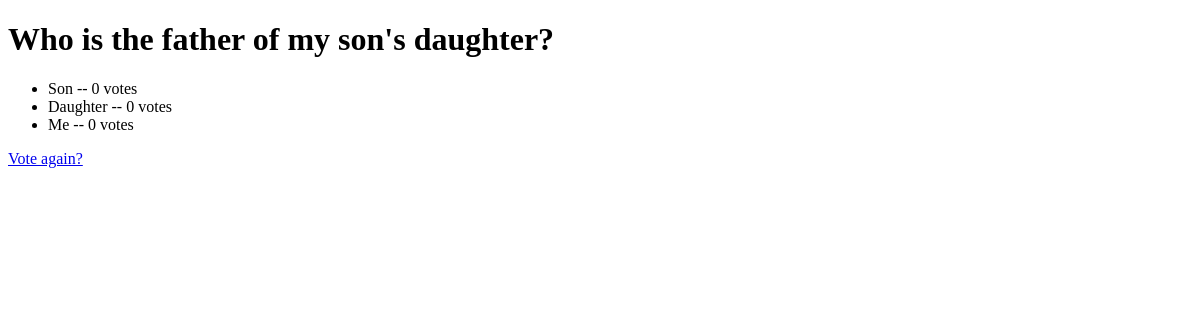
The page /polls/2/results/ on the database as committed earlier.
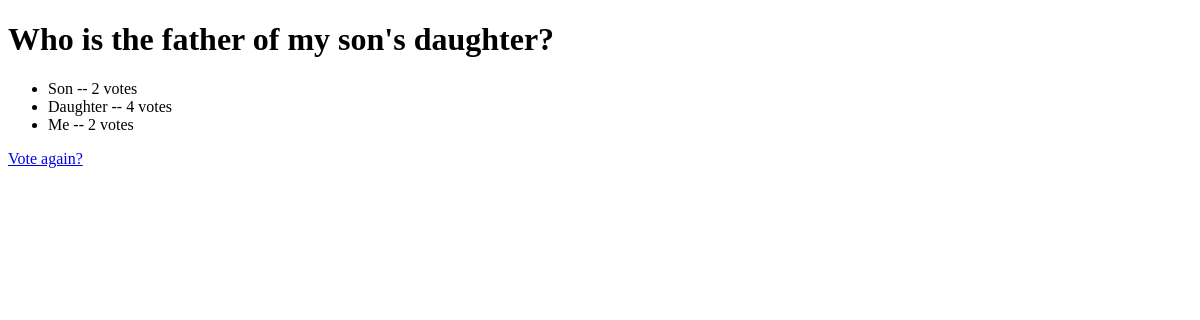
The same page on the database as committed later.
### polls/models.py (models this page shows, shortened)
class Question(models.Model):
	question_text = models.CharField(max_length=100)
	pub_date = models.DateTimeField('date published')
	def __str__(self):
		return self.question_text

class Choice(models.Model):
	question = models.ForeignKey(Question, on_delete = models.CASCADE)
	choice_text = models.CharField(max_length=10)
	votes = models.IntegerField(default=0)

### polls/views.py (the view)
# urls.py: path('<int:question_id>/results/', views.results, name='results'),
def results(request, question_id):
	question = get_object_or_404(Question, pk=question_id)
	return render(request, 'polls/results.html', {'question': question})

### polls/templates/polls/results.html (shortened to what this page needs)
<!DOCTYPE html>
<html>
<head>
</head>
<body>
<h1>{{ question.question_text }}</h1>
<ul>
{% for choice in question.choice_set.all %}
	<li>{{ choice.choice_text }} -- {{ choice.votes }} vote{{choice.votes|pluralize }}
	</li>
{% endfor %}
</ul>
<a href="{% url 'polls:vote' question.id %}">Vote again?</a>
</body>
</html>

Rows that differ between the two databases and show on the page:
changed Choice "Son": votes "0" → "2"
changed Choice "Daughter": votes "0" → "4"
changed Choice "Me": votes "0" → "2"
